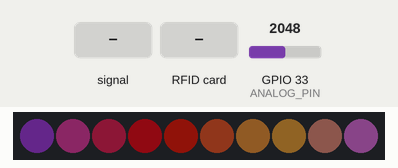
A program run on a simulated ESP32. Parts: 10 RGB LEDs in strip order, left to right. Inputs (shaded band) come from the test bench; at power-on: GPIO 33 (ANALOG_PIN) = 2048. Dim RGB values are drawn brighter than linear; what the program prints to the serial monitor is not drawn.

Above: at 1.25 s.
1.3 s: GPIO 33 (ANALOG_PIN) fed a 200 Hz sine of ±327 counts around its level
At 2.0 s:
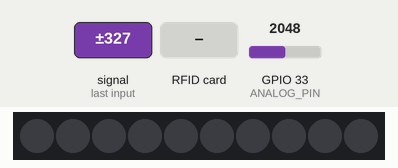
2.8 s: GPIO 33 (ANALOG_PIN) set to 2866
4.8 s: RFID card 9A AF 7D D4 held to the reader
At 4.86 s:
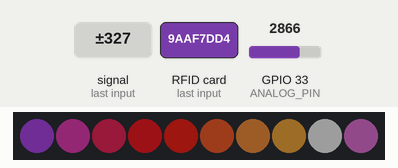
6.4 s: RFID card 94 D5 E9 85 held to the reader
At 6.8 s:
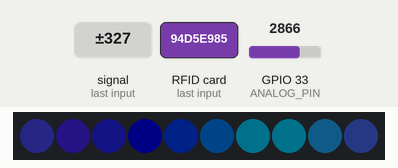
8.0 s: RFID card 9A AF 7D D4 held to the reader
At 8.06 s:
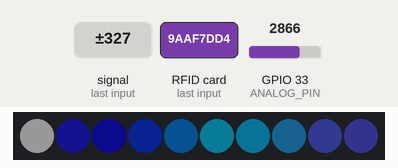
9.7 s: GPIO 33 (ANALOG_PIN) set to 3603
At 9.71 s:
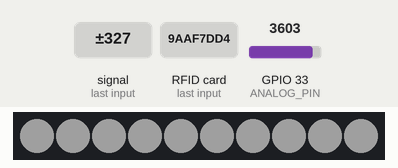

The program:

main.cpp
```cpp
/*
 *
 * All the resources for this project: https://randomnerdtutorials.com/
 * Modified by Rui Santos
 *
 * Created by FILIPEFLOP
 *
 */

#include <SPI.h>
#include <MFRC522.h>
#include <map>
#include "FastLED.h"
#include "arduinoFFT.h"

// fft

#define NUM_BANDS 10
#define NOISE 1000
const uint16_t samples = 128; //This value MUST ALWAYS be a power of 2
const double samplingFrequency = 9000; //Hz, must be less than 10000 due to ADC

unsigned int sampling_period_us;
unsigned long newTime;

int bandValues[NUM_BANDS] = {0};

/*
These are the input and output vectors
Input vectors receive computed results from FFT
*/
double vReal[samples];
double vImag[samples];

arduinoFFT FFT = arduinoFFT(); /* Create FFT object */


// rfid

#define SS_PIN 5
#define RST_PIN 21
MFRC522 mfrc522(SS_PIN, RST_PIN);   // Create MFRC522 instance.

// sound sensor

#define ANALOG_PIN 33
#define DIGI_PIN 32
int analogVal = 0;
int digiVal;

// neopixel

#define LED_DT 25                                             // Data pin to connect to the strip.
//#define LED_CK 11                                             // Clock pin for WS2801 or APA102.
#define COLOR_ORDER GRB                                       // It's GRB for WS2812 and BGR for APA102.
#define LED_TYPE WS2812                                       // Using APA102, WS2812, WS2801. Don't forget to modify LEDS.addLeds to suit.
#define NUM_LEDS 10                                           // Number of LED's.

int thisdelay = 20;
uint8_t max_bright = 50;

// Palette definitions

DEFINE_GRADIENT_PALETTE (rosebud) {
  0, 131, 58, 180,
  89, 253, 29, 29,
  166, 252, 176, 69,
  255, 131, 58, 180
};

CRGBPalette16 roseBud = rosebud;

DEFINE_GRADIENT_PALETTE (ice) {
  0, 63, 58, 156,
  84, 14, 14, 175,
  168, 17, 215, 255,
  255, 63, 58, 156
};

CRGBPalette16 iceFade = ice;
uint8_t paletteIndex = 0;

struct CRGB leds[NUM_LEDS];

//CRGB rgbval(255,255,255);

// multiple tasks without delay

unsigned long prev_millis = 0;
int interval = 300;

// declare functions

void palette_move(int palette_interval);
void chase(uint8_t chase_interval);
int chase_i = 1;
void breathe(uint8_t breathe_interval, uint8_t breathe_min_bright, uint8_t breathe_max_bright);
uint8_t bright = 0;
bool inhale = true;


int current_profile;
String UID;

void setup()
{
  // Serial monitor
  Serial.begin(9600);   // Initiate a serial communication
  while(!Serial);
  Serial.println("Ready");

  // fft sampling rate
  sampling_period_us = round(1000000*(1.0/samplingFrequency));

  // LED test
  LEDS.addLeds<LED_TYPE, LED_DT, COLOR_ORDER>(leds, NUM_LEDS);
  FastLED.setBrightness(max_bright);
  FastLED.setMaxPowerInVoltsAndMilliamps(5, 500);

  // Setup RFID
  SPI.begin();      // Initiate  SPI bus
  mfrc522.PCD_Init();   // Initiate MFRC522

  // Setup audio
  pinMode(DIGI_PIN, INPUT);
}

void loop()
{

  // test sampling rate
  // last result 11,000 Hz with analog read

  // Sample the audio pin
  for (int i = 0; i < samples; i++) {
    newTime = micros();
    vReal[i] = analogRead(ANALOG_PIN); // A conversion takes about 9.7uS on an ESP32
    vImag[i] = 0;
    while ((micros() - newTime) < sampling_period_us) { /* chill */ }
  }

  // remove DC offset?
  FFT.DCRemoval();

  // perform fft
  FFT.Windowing(vReal, samples, FFT_WIN_TYP_HAMMING, FFT_FORWARD);	/* Weigh data */
  FFT.Compute(vReal, vImag, samples, FFT_FORWARD); /* Compute FFT */
  FFT.ComplexToMagnitude(vReal, vImag, samples); /* Compute magnitudes */

  // Reset bandValues[]
  for (int i = 0; i<NUM_BANDS; i++){
    bandValues[i] = 0;
  }

  // store results in frequency bands

    for(int i = 2; i < (samples/2); i++) {
    // noise filter is really too crude! need something frequency dependent
    // could maybe write function to calibrate when music off
    //if (vReal[i] > NOISE) {

      // 128 samples - this is way quicker and won't miss kicks, but I can't figure out wtf is going on with the other bands

      //10 bands, 4.5kHz top band
      if (i <= 1 && vReal[i] > 1000) bandValues[0] += (int)vReal[i];
      if (i > 1 && i <= 2) bandValues[1] += (int)vReal[i];
      if (i > 2 && i <= 4) bandValues[2] += (int)vReal[i];
      if (i > 4 && i <= 6) bandValues[3] += (int)vReal[i];
      if (i > 6 && i <= 9) bandValues[4] += (int)vReal[i];
      if (i > 9 && i <= 14) bandValues[5] += (int)vReal[i];
      if (i > 14 && i <= 21) bandValues[6] += (int)vReal[i];
      if (i > 21 && i <= 34 && vReal[i] > 3000) bandValues[7] += (int)vReal[i];
      if (i > 34 && i <= 52 && vReal[i] > 3000) bandValues[8] += (int)vReal[i];
      if (i > 52) bandValues[9]  += (int)vReal[i];


    //} // NOISE

  } // bandVals


  if (UID == "94 D5 E9 85") {
    //Serial.println("Blue Fob");
    //fill_solid(leds, NUM_LEDS, CRGB::Blue);
    fill_palette(leds, NUM_LEDS, paletteIndex, 255 / NUM_LEDS, iceFade, 255, LINEARBLEND);
    breathe(15, 10, max_bright);
    palette_move(1);

  // try ease
  /*
    EVERY_N_MILLISECONDS(thisdelay) {                           // FastLED based non-blocking delay to update/display the sequence.
      ease();
    }
  */
  }
  else if (UID == "9A AF 7D D4") {
    //Serial.println("White Fob");
    chase(60);

    //Serial.println("Band 1: ");
    //Serial.println(bandValues[1]);


    if (bandValues[1] > 1100) {

      fill_solid(leds, NUM_LEDS, CRGB::White);

    }


    /*
    EVERY_N_MILLIS(10) { // maybe this will smooth it out a little?
      for (int i = 0; i < NUM_LEDS; i++) {
        leds[i] = CHSV(map(bandValues[i], 0, 1500, 0, 255), 150, map(bandValues[i], 0, 1500, 0, 255));
        //leds[i] = CHSV(90, 150, bandValues[i]);
      } // each LED
    } // every N millis
    */

  }
  else {
    //Serial.println("Unrecognized.");
    //Serial.println("UID: " + UID);
    //fill_solid(leds, NUM_LEDS, CRGB::Red);
    fill_palette(leds, NUM_LEDS, 0, 255 / NUM_LEDS, roseBud, 255, LINEARBLEND);
    //FastLED.setBrightness(map(analogVal, 3000, 3275, 0, max_bright));
    breathe(30, 10, max_bright);
    if (bandValues[1] > 1100) {

      FastLED.setBrightness(0);

    }

    if (bandValues[7] > 3100) {

      FastLED.setBrightness(max_bright);

    }

    //Serial.println("Band 3: ");
    Serial.println(bandValues[7]);

  }

  FastLED.show();

  // Reset loop when idle
  if ( ! mfrc522.PICC_IsNewCardPresent())
    return;


  // Verify that the data has been read - if not, reset
  if ( ! mfrc522.PICC_ReadCardSerial())
  {
    return;
  }

  //Show UID on serial monitor
  //Serial.print("UID tag :");
  String content= "";
  byte letter;
  for (byte i = 0; i < mfrc522.uid.size; i++)
  {
     //Serial.print(mfrc522.uid.uidByte[i] < 0x10 ? " 0" : " ");
     //Serial.print(mfrc522.uid.uidByte[i], HEX);
     content.concat(String(mfrc522.uid.uidByte[i] < 0x10 ? " 0" : " "));
     content.concat(String(mfrc522.uid.uidByte[i], HEX));
  }

  content.toUpperCase();
  UID = content.substring(1);

}

void breathe(uint8_t breathe_interval, uint8_t breathe_min_bright, uint8_t breathe_max_bright) {

  uint8_t sinBright = beatsin8(breathe_interval, breathe_min_bright, breathe_max_bright, 0, 0);
  FastLED.setBrightness(sinBright);

} // breathe


void chase(uint8_t chase_interval) {

  // if I do NUM_LEDS - 1 (which actually gives values in the range of possible indexes) the final LED only seems to light up every other 4th time
  uint8_t pos = map(beat8(chase_interval, 0), 0, 255, 0, NUM_LEDS);

  // introduce second wave at 1/2 wavelength
  uint8_t pos2 = map(beat8(chase_interval, (((60 / chase_interval) * 1000) / 2)), 0, 255, 0, NUM_LEDS);
  leds[pos] = CHSV(0, 0, 255);

  // second wave
  //leds[pos2] = CHSV(0, 0, 255);

  fadeToBlackBy(leds, NUM_LEDS, 70);

} // chase

void palette_move(int palette_interval) {

  EVERY_N_MILLIS(palette_interval) {
    paletteIndex++;
  }

}
```

Measured:
- after the input at 1.3 s, the LEDs: change at once (image 1)
- after the input at 4.8 s, the LEDs: change after 0.05 s (image 2)
- after the input at 6.4 s, the LEDs: first change at once (image 3 shows a later state)
- after the input at 8.0 s, the LEDs: change after 0.06 s (image 4)
- after the input at 9.7 s, the LEDs: change at once (image 5)
